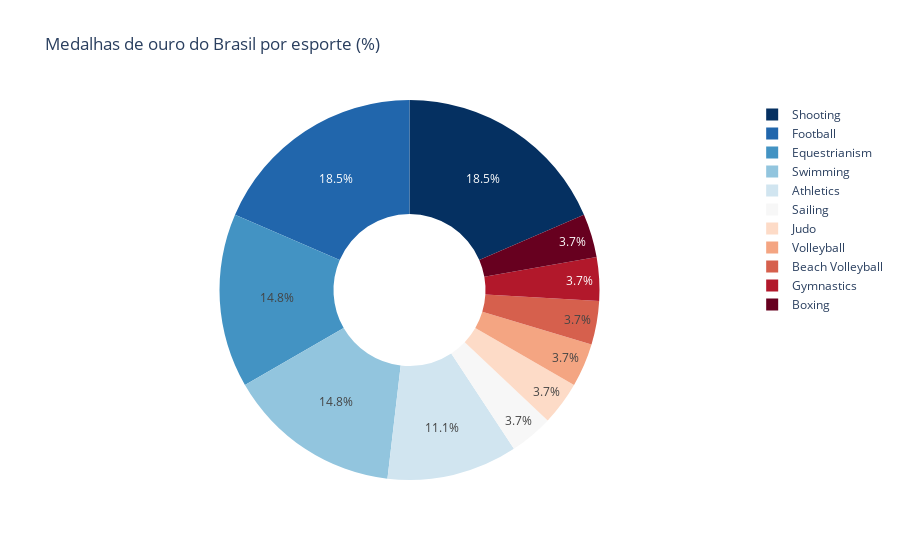

The notebook cell this image was saved under:
### Markdown cell above
Agora faça um gráfico de setores (pizza) mostrando a distribuição de medalhas de ouro do Brasil por esporte.

### Code cell
# Obtendo os valores de medalhas de ouro por esporte, agrupando por esporte e contabilizando.
values = df_medalhas_esporte_au.groupby(['Sport'])['Sport'].count().values

# Obtendo os nomes de todos os esportes com medalha de ouro no brasil, pegando apenas os elementos únicos de um conjunto de dados (nome dos esportes).
sports_names = df_medalhas_esporte_au['Sport'].unique()


px.pie(values=values, names=sports_names,
       title='Medalhas de ouro do Brasil por esporte (%)',
       color_discrete_sequence=px.colors.sequential.RdBu_r,
       hole=0.4)

### Figure 1 — Plotly figure (JSON) as saved in the notebook; plotly's stock layout.template omitted (floating-point values rounded to 4 significant figures)
{"data": [{"domain": {"x": [0, 1], "y": [0, 1]}, "hole": 0.4, "hovertemplate": "label=%{label}<br>value=%{value}<extra></extra>", "labels": ["Shooting", "Athletics", "Sailing", "Judo", "Volleyball", "Beach Volleyball", "Equestrianism", "Swimming", "Gymnastics", "Boxing", "Football"], "legendgroup": "", "name": "", "showlegend": true, "type": "pie", "values": [5, 3, 1, 1, 1, 1, 4, 4, 1, 1, 5]}], "layout": {"legend": {"tracegroupgap": 0}, "piecolorway": ["rgb(5,48,97)", "rgb(33,102,172)", "rgb(67,147,195)", "rgb(146,197,222)", "rgb(209,229,240)", "rgb(247,247,247)", "rgb(253,219,199)", "rgb(244,165,130)", "rgb(214,96,77)", "rgb(178,24,43)", "rgb(103,0,31)"], "title": {"text": "Medalhas de ouro do Brasil por esporte (%)"}}}
